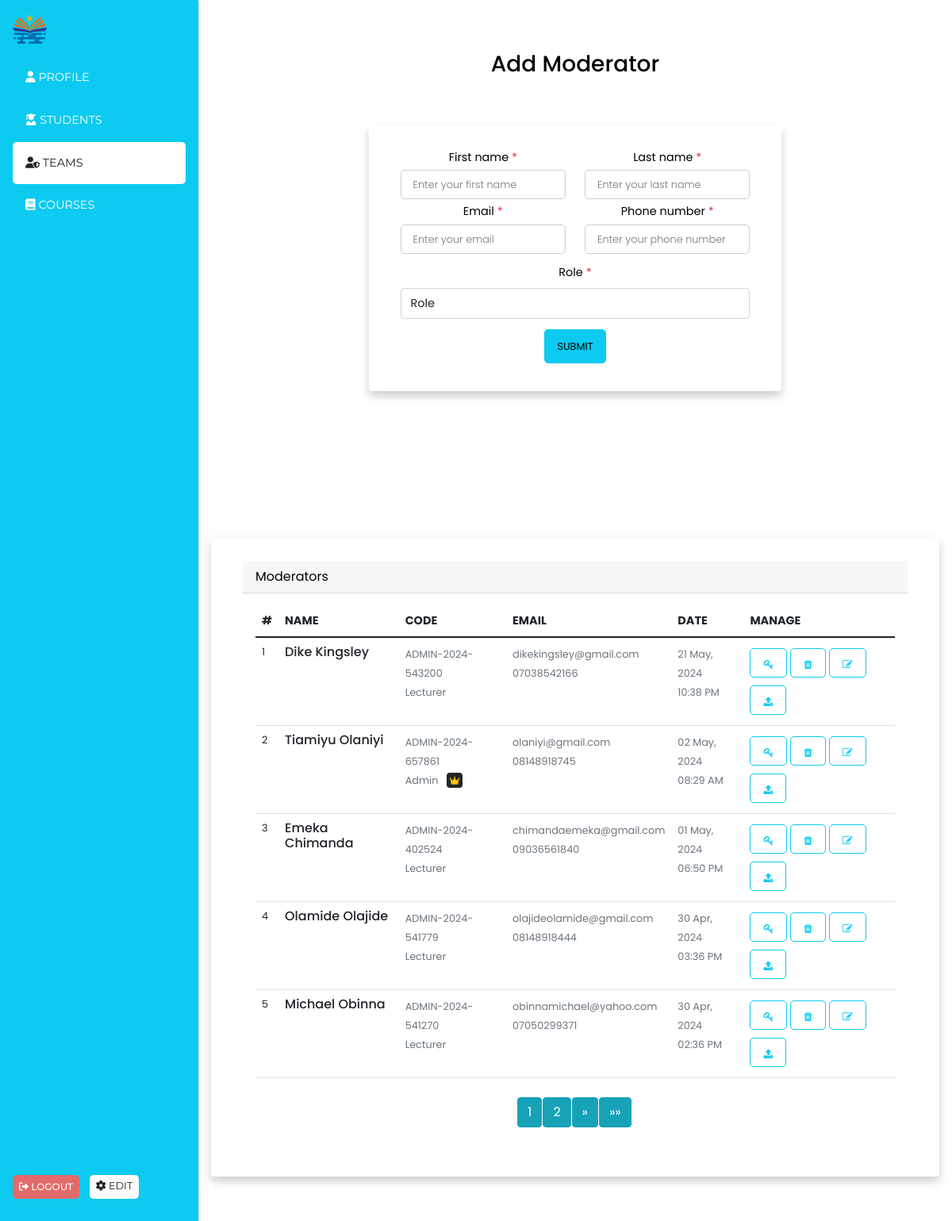
/teams (signed in), run on the app's committed database.
### models/admin.py (models this page shows, shortened)
class Admin(db.Model, UserMixin):
    __tablename__ = "admin"
    id = db.Column(db.String(50), default=hexid, primary_key=True, index=True)
    first_name = db.Column(db.String(50), nullable=False)
    last_name = db.Column(db.String(50), nullable=False)
    adm_id = db.Column(
        db.String(50), unique=True, nullable=False, default=generate_admin_id
    )
    email = db.Column(db.String(120), unique=True, nullable=False)
    is_superadmin = db.Column(db.Boolean, default=False)
    phone_number = db.Column(db.String(50), nullable=True)
    role_id = db.Column(db.String(50), db.ForeignKey("role.id"), nullable=False)
    password = db.Column(db.Text, nullable=False)
    date_created = db.Column(db.DateTime, default=datetime.now)
    courses = db.relationship(
        "Course", cascade="all, delete", backref="lecturer", lazy=True
    )

class Role(db.Model):
    __tablename__ = "role"
    id = db.Column(db.String(50), default=hexid, primary_key=True, index=True)
    name = db.Column(db.String(255))
    admin = db.relationship("Admin", backref="role", cascade="all, delete", lazy=True)

### endpoints/admin.py (the view, shortened to what this page needs)
@admin.route("/teams", methods=["GET", "POST"])
@login_required
@admin_required
def teams():
    try:
        page = int(request.args.get("page", 1))
        per_page = int(request.args.get("per_page", 5))
        alert = session.pop("alert", None)
        bg_color = session.pop("bg_color", None)
        roles = get_roles()
        teams_list, total_pages, total_items = get_admins(page, per_page)
        return render_template(
            "admin_templates/teams.html",
            alert=alert,
            bg_color=bg_color,
            teams=True,
            roles=roles,
            teams_lists=teams_list,
            total_pages=total_pages,
            total_items=total_items,
            page=page,
            per_page=per_page,
        )
    except Exception as e:
        print(e, "error@teams")
        db.session.rollback()
        session["alert"] = "Network Error"
        session["bg_color"] = "danger"
        return redirect(url_for("admin.teams"))

### templates/admin_templates/teams.html (shortened to what this page needs)
{% extends 'admin_templates/admin_layout.html' %}
{% block content %}
<div class="row">
    <div class="col-md-12">
        <div class="container-fluid px-1 py-5 mx-auto">
            <div class="row d-flex justify-content-center">
                <div class="col-xl-7 col-lg-8 col-md-9 col-11 text-center">
                    <h3>Add Moderator</h3>
                    <div class="card">
                        <form action="" method="post" class="form-card">
                            <div class="row justify-content-between text-left">
                                <div class="form-group col-sm-6 flex-column d-flex"> <label
                                        class="form-control-label px-3">First name<span class="text-danger">
                                            *</span></label> <input type="text" id="fname" name="fname"
                                        placeholder="Enter your first name" value="{{first_name}}"
                                        style="font-size: .8rem !important;" onblur="validate(1)"> </div>
                                <div class="form-group col-sm-6 flex-column d-flex"> <label
                                        class="form-control-label px-3">Last name<span class="text-danger">
                                            *</span></label> <input type="text" id="lname" name="lname"
                                        placeholder="Enter your last name" value="{{last_name}}"
                                        style="font-size: .8rem !important;" onblur="validate(2)"> </div>
                            </div>
                            <div class="row justify-content-between text-left">
                                <div class="form-group col-sm-6 flex-column d-flex"> <label
                                        class="form-control-label px-3">Email<span class="text-danger">
                                            *</span></label> <input type="text" id="email" name="email"
                                        placeholder="Enter your email" value="{{email}}"
                                        style="font-size: .8rem !important;" onblur="validate(3)"> </div>
                                <div class="form-group col-sm-6 flex-column d-flex"> <label
                                        class="form-control-label px-3">Phone number<span class="text-danger">
                                            *</span></label> <input type="text" id="mob" name="phone"
                                        placeholder="Enter your phone number" value="{{phone_number}}"
                                        style="font-size: .8rem !important;" onblur="validate(4)"> </div>
                            </div>
                            <div class="row justify-content-between text-left">
                                <div class="form-group col-sm-12 flex-column d-flex"> <label
                                        class="form-control-label px-3 my-2">Role<span class="text-danger">
                                            *</span></label>
                                    <select name="role" id="role" class="form-control py-2 shadow-none"
                                        style="font-size: .9rem !important;" onblur="validate(7)">
                                        <option value="" selected disabled>Role</option>
                                    </select>
                                </div>
                            </div>
                            <div class="row justify-content-end mt-2">
                                <div class="form-group col-sm-12"> <button type="submit"
                                        style="font-size: .8rem !important;" class="btn-block btn-info">Submit</button>
                                </div>
                            </div>
                        </form>
                    </div>
                </div>
            </div>
        </div>
    </div>
</div>
<div class="row mt-3">
    <div class="col-md-12">
        <div class="card">
            <div class="card-header">
                <span>Moderators</span>
            </div>
            <div class="card-body">
                <div class="row">
                    <div class="col-md-12">
                        <div class="table-responsive">
                            <table class="table no-wrap user-table mb-0">
                                <thead>
                                    <tr>
                                        <th scope="col" class="border-0 text-uppercase font-medium pl-4"
                                            style="font-size: .9rem;">#</th>
                                        <th scope="col" class="border-0 text-uppercase font-medium"
                                            style="font-size: .9rem;">Name</th>
                                        <th scope="col" class="border-0 text-uppercase font-medium"
                                            style="font-size: .9rem;">Code</th>
                                        <th scope="col" class="border-0 text-uppercase font-medium"
                                            style="font-size: .9rem;">Email</th>
                                        <th scope="col" class="border-0 text-uppercase font-medium"
                                            style="font-size: .9rem;">Date</th>
                                        <th scope="col" class="border-0 text-uppercase font-medium"
                                            style="font-size: .9rem;">Manage</th>
                                    </tr>
                                </thead>
                                <tbody>
                                    {% for team in teams_lists %}
                                    <tr>
                                        <td class="pl-4" style="font-size: .8rem;">{{ loop.index }}</td>
                                        <td>
                                            <h5 class="font-medium mb-0" style="font-size: 1rem;">{{team.last_name}}
                                                {{team.first_name}}</h5>
                                        </td>
                                        <td>
                                            <span class="text-muted"
                                                style="font-size: .8rem;">{{team.adm_id}}</span><br>
                                            <span class="text-muted"
                                                style="font-size: .8rem;">{{team.role.title()}} {% if team.is_superadmin %} &nbsp; <i class="fas fa-crown text-warning bg-dark p-1 rounded" style="font-size: .7rem;"></i> {% endif %}</span>
                                        </td>
                                        <td>
                                            <span class="text-muted" style="font-size: .8rem;">{{team.email}}</span><br>
                                            <span class="text-muted"
                                                style="font-size: .8rem;">{{team.phone_number}}</span>
                                        </td>
                                        <td>
                                            <span class="text-muted"
                                                style="font-size: .8rem;">{{team.date_created}}</span><br>
                                            <span class="text-muted"
                                                style="font-size: .8rem;">{{team.time_created}}</span>
                                        </td>
                                        <td>
                                            <button type="button"
                                                class="btn py-1 px-3 btn-outline-info btn-circle btn-lg btn-circle"><i
                                                    class="fa fa-key" style="font-size: .8rem;"></i> </button>
                                            <button type="button"
                                                class="btn py-1 px-3 btn-outline-info btn-circle btn-lg btn-circle ml-2"><i
                                                    class="fa fa-trash" style="font-size: .8rem;"></i> </button>
                                            <button type="button"
                                                class="btn py-1 px-3 btn-outline-info btn-circle btn-lg btn-circle ml-2"><i
                                                    class="fa fa-edit" style="font-size: .8rem;"></i> </button>
                                            <button type="button"
                                                class="btn py-1 px-3 btn-outline-info btn-circle btn-lg btn-circle ml-2"><i
                                                    class="fa fa-upload" style="font-size: .8rem;"></i> </button>
                                        </td>
                                    </tr>
                                    {% endfor %}
                                </tbody>
                            </table>
                        </div>
                    </div>
                </div>
<nav aria-label="Page navigation example" class="mt-4">
    <ul class="pagination justify-content-center">
        {% for num in range(1, total_pages + 1) %}
        <li class="page-item {% if num == page %}active{% endif %}">
            <a class="page-link btn btn-info" href="{{ url_for('admin.teams', page=num, per_page=per_page) }}">{{ num }}</a>
        </li>
        {% endfor %}
        {% if page < total_pages %}
        <li class="page-item">
            <a class="page-link btn btn-info" href="{{ url_for('admin.teams', page=page+1, per_page=per_page) }}" aria-label="Next">
                <span aria-hidden="true">&raquo;</span>
            </a>
        </li>
        <li class="page-item">
            <a class="page-link btn btn-info" href="{{ url_for('admin.teams', page=total_pages, per_page=per_page) }}" aria-label="Last">
                <span aria-hidden="true">&raquo;&raquo;</span>
            </a>
        </li>
        {% endif %}
    </ul>
</nav>
            </div>
        </div>
    </div>
</div>
</div>
{% endblock content %}

### templates/admin_templates/admin_layout.html (shortened to what this page needs)
<!DOCTYPE html>
<html lang="en">
<head>
    <link
      href="https://cdnjs.cloudflare.com/ajax/libs/font-awesome/6.0.0/css/all.min.css"
      rel="stylesheet"
    />
    <link href="https://cdnjs.cloudflare.com/ajax/libs/twitter-bootstrap/5.1.3/css/bootstrap.min.css" rel="stylesheet">
    <link href="https://maxcdn.bootstrapcdn.com/font-awesome/4.7.0/css/font-awesome.min.css" rel="stylesheet" />
</head>
<body>
    <div class="sidebar bg-info" id="sidebar">
        <div class="p-3">
            <div class="mb-3 d-flex align-items-center">
                <img
            src="{{ url_for('static', filename='logo2.png') }}"
            alt="company's logo"
            style="width: 2.7rem;"
          />
            </div>
            <div class="d-flex flex-column">
            <a href="{{url_for('admin.admin_dashboard')}}" class="{% if admin_dashboard %} bg-white text-dark {% endif %} p-3 sidemenu_link">
                <i class="fas fa-user"></i> Profile</a>
            <a href="{{url_for('admin.student_quarters')}}" class="p-3 sidemenu_link {% if student_quarters %} bg-white text-dark {% endif %}">
                <i class="fas fa-user-graduate"></i> Students</a>
            <a href="{{url_for('admin.teams')}}" class="p-3 sidemenu_link {% if teams %} bg-white text-dark {% endif %}">
                <i class="fas fa-user-shield"></i> Teams</a>
            <a href="{{url_for('admin.courses')}}" class="p-3 sidemenu_link {% if courses %} bg-white text-dark {% endif %}">
                <i class="fas fa-book"></i> Courses</a>
            </div>
        <div>
            <div class="d-flex position-fixed bottom-0 mb-5 h5">
            <a class="p-2 sidemenu_link text-white" data-bs-toggle="modal"
            data-bs-target="#exampleModall" style="font-size: .75rem; cursor: pointer; background: rgb(227, 107, 107);">
            <i class="fas fa-sign-out-alt"></i> Logout
        </a>
        <a href="" class="p-2 sidemenu_link badge text-dark fw-normal" style="margin-left: .8rem; background: rgb(251, 251, 251); font-size: .8rem;">
            <i class="fas fa-cog"></i> Edit
        </a>
        </div>
    </div>
        </div>
    </div>
    <div class="content" id="content">
        <div class="p-3">
            {% block content %}{% endblock content %}
        </div>
</body>
</html>

### data on the page
Admin: last_name "Dike", first_name "Kingsley", adm_id "ADMIN-2024-543200", email "dikekingsley@gmail.com", phone_number "07038542166"
Role: role "Lecturer" "Lecturer" "Lecturer" "Lecturer"
Admin: last_name "Tiamiyu", first_name "Olaniyi", adm_id "ADMIN-2024-657861", email "olaniyi@gmail.com", phone_number "08148918745"
Role: role "Admin"
Admin: last_name "Emeka", first_name "Chimanda", adm_id "ADMIN-2024-402524", email "chimandaemeka@gmail.com", phone_number "09036561840"
Admin: last_name "Olamide", first_name "Olajide", adm_id "ADMIN-2024-541779", email "olajideolamide@gmail.com", phone_number "08148918444"
Admin: last_name "Michael", first_name "Obinna", adm_id "ADMIN-2024-541270", email "obinnamichael@yahoo.com", phone_number "07050299371"

### other printed values
{{ team.date_created }} "21 May, 2024" "02 May, 2024" "01 May, 2024" "30 Apr, 2024" "30 Apr, 2024"
{{ team.time_created }} "10:38 PM" "08:29 AM" "06:50 PM" "03:36 PM" "02:36 PM"
{{ num }} "1" "2"
